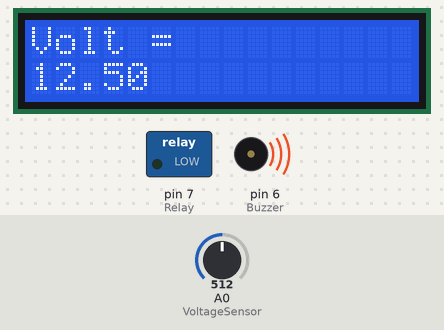
This sketch was run on a simulated Arduino Uno, built with avr-gcc and run on an emulated ATmega328P. Parts: 16×2 character LCD, switched loads named in the sketch (green lamp = pin HIGH), buzzer (waves = sounding, pin HIGH). The inputs (shaded band) are chosen by the test bench; at power-on: A0 (VoltageSensor) = 512. What the sketch prints to the serial monitor is not drawn.

Above: at 1.2 s.
1.3 s: A0 (VoltageSensor) set to 295
At 1.9 s:
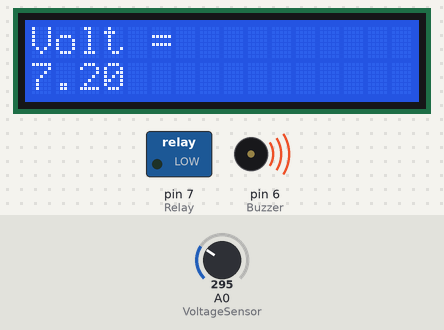
4.3 s: A0 (VoltageSensor) set to 272
At 6.3 s:
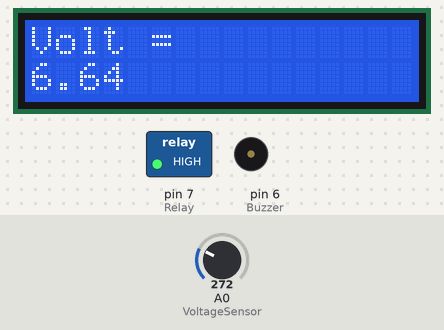
6.6 s: A0 (VoltageSensor) set to 306
At 6.9 s:
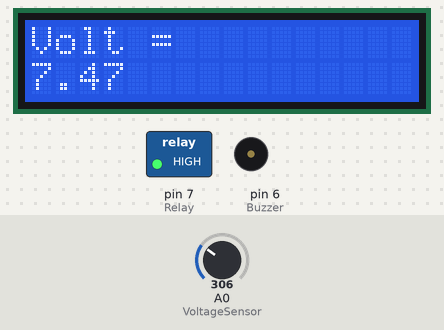
Timing chart, 0 to 9.6 s (numbered marks = the images above; inputs shaded):
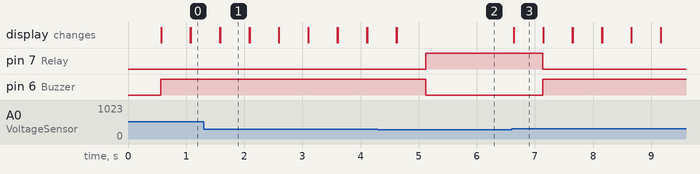

Measured:
- the behaviour switches between 287 and 286 on A0 (VoltageSensor) (found by bisection; images 1 and 2)
- after the input at 1.3 s, the display: first differs from a run without the input after 0.29 s (image 1)
- after the input at 4.3 s, pin 7 (Relay): LOW → HIGH after 0.82 s; pin 6 (Buzzer): HIGH → LOW after 0.82 s; the display: first differs from a run without the input after 0.32 s (image 2)
- after the input at 6.6 s, pin 7 (Relay): HIGH → LOW after 0.54 s; pin 6 (Buzzer): LOW → HIGH after 0.54 s; the display: changes at once (image 3)
- what the display in image 1 shows lasts 0.5 s, from 1.6 s to 2.1 s

The sketch:

Project.ino
```cpp
#include <LiquidCrystal.h>
// LCD pins RS, EN, D4, D5, D6, D7 connection
LiquidCrystal lcd(13, 12, 11, 10, 9, 8);

int VoltageSensor = A0;
int CurrentSensor = A1;
int VsensorValue = 0;
float Vout = 0;

int Relay = 7;
int Buzzer = 6;
void setup() {
  pinMode(VoltageSensor, INPUT);
  pinMode(Relay, OUTPUT);
  pinMode(Buzzer, OUTPUT);
  Serial.begin(9600);
  lcd.begin(16, 2);
}

void loop() {
   VsensorValue = analogRead(VoltageSensor);
   Vout = (VsensorValue * 5.0 / 1024);
   Vout = Vout * 5;
   lcd.clear();
   Serial.println(Vout);
   lcd.print("Volt = ");
   lcd.setCursor(0, 1);
   lcd.print(Vout);
   delay(500);
   if (Vout >= 7) {
    // turn Buzzer on, disconnect the load
    digitalWrite(Relay, LOW);
    digitalWrite(Buzzer, HIGH);
    lcd.setCursor(6, 1);
    lcd.print("max volt");
  } else {
    // turn Buzzer off, connect the load
    digitalWrite(Relay, HIGH);
    digitalWrite(Buzzer, LOW);
  }

}
```
